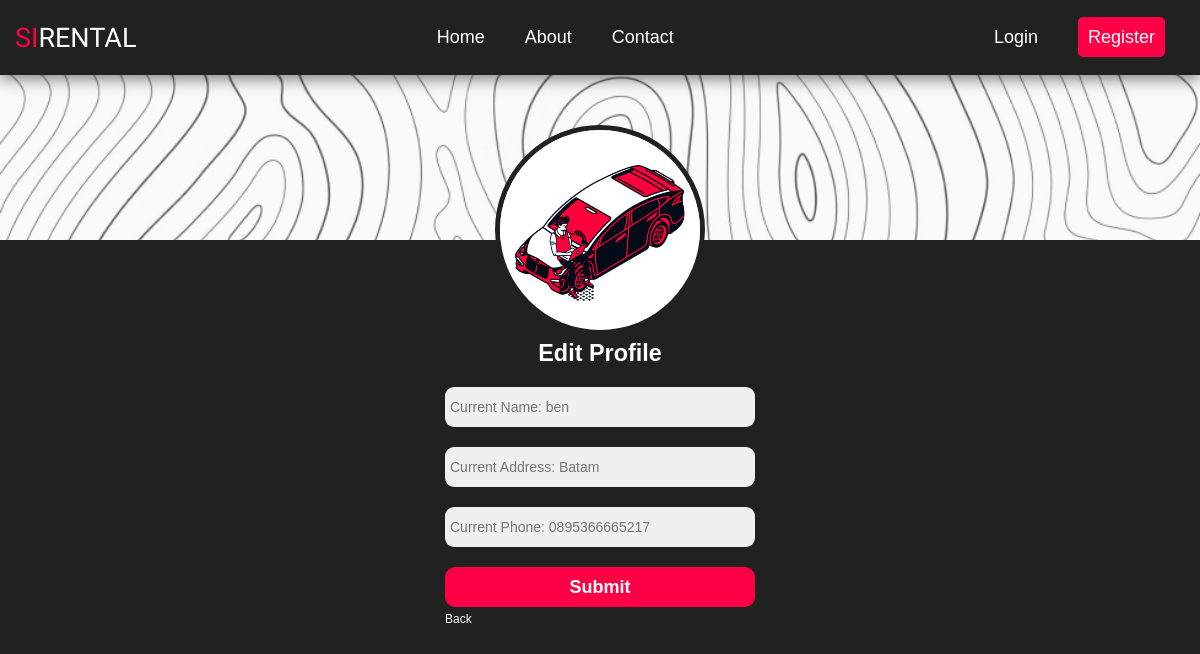
/editProfile.php?user_id=2, run on an earlier commit of the app's database.
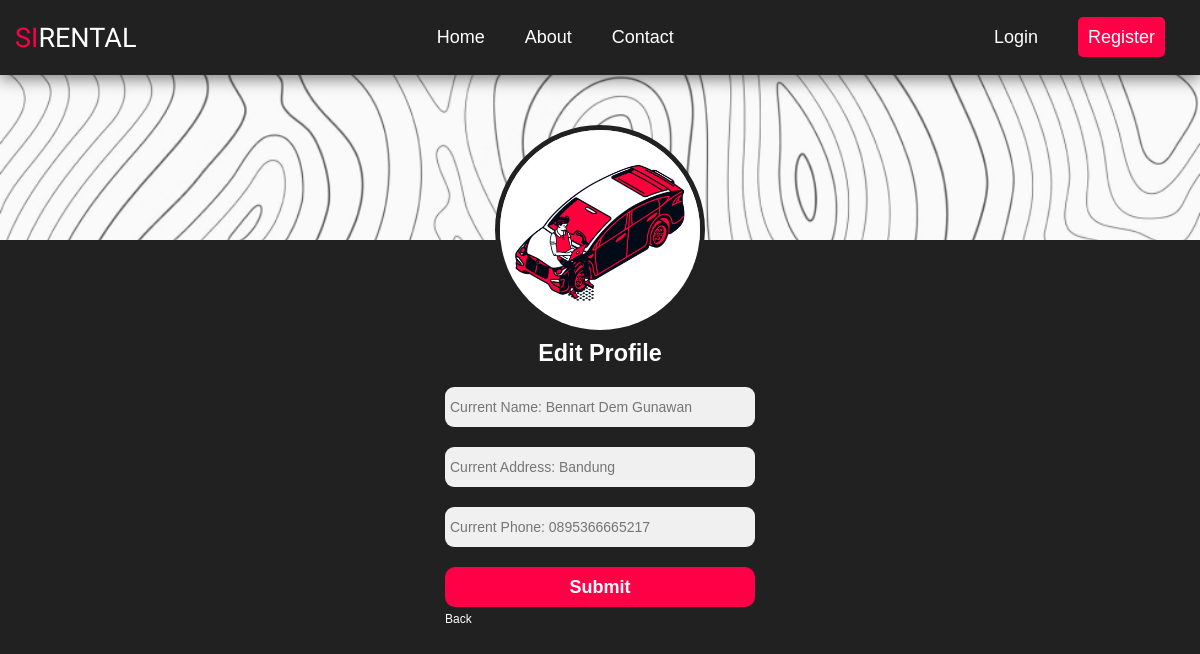
And on a later commit of the database.
### tables this page shows
CREATE TABLE IF NOT EXISTS `users` (
  `user_id` int(11) NOT NULL AUTO_INCREMENT,
  `user_name` varchar(50) DEFAULT NULL,
  `user_email` varchar(30) NOT NULL,
  `user_password` varchar(16) NOT NULL,
  `user_address` varchar(50) DEFAULT NULL,
  `user_phone` varchar(50) DEFAULT NULL,
  `user_gender` char(50) DEFAULT NULL,
  `user_level` int(11) NOT NULL,
  PRIMARY KEY (`user_id`),
  UNIQUE KEY `user_email` (`user_email`)
);

### editProfile.php (the view, shortened to what this page needs)
<?php
include('server/connection.php');
$id = $_GET['user_id'];
$query = "SELECT * FROM users WHERE user_id = $id";
$result = mysqli_query($conn, $query);
$row = mysqli_fetch_assoc($result);
include("layouts/navbar.php");
if ($row['user_level'] == 0) {
  $role = "Admin";
} else if ($row['user_level'] == 1) {
  $role = "Member";
} else {
  $role = "Customer";
}
?>
<div class="container-edit-profile">
  <div class="background-profile">
  </div>
  <div class="edit-profile-form">
    <div>
      <img src="assets/icon/<?php echo $role ?>.png" alt="" class="profile-image" />
    </div>
    <div>
      <h3>Edit Profile</h3>
    </div>
    <form action="" method="POST">
      <div class="text_field">
        <input type="text" name="user_name" placeholder="Current Name: <?php echo $row['user_name'] ?>" required>
      </div>
      <div class="text_field">
        <input type="text" name="user_address" placeholder="Current Address: <?php echo $row['user_address'] ?>" required>
      </div>
      <div class="text_field">
        <input type="text" name="user_phone" placeholder="Current Phone: <?php echo $row['user_phone'] ?>" required>
      </div>
      <div>
        <input type="submit" name="btn_submit" value="Submit">
      </div>
      <div class="under-button-submit">
        <div>
          <a href="profile.php?user_id=<?php echo $id?>">Back</a>
        </div>
      </div>
    </form>
  </div>
</div>
<?php
include('layouts/sidebar.php');
?>
</body>
</html>

What changed in the data, as far as the page shows it:
changed users "Current Phone: 0895366665217": user_name "Current Name: ben" → "Current Name: Bennart Dem Gunawan"; user_address "Current Address: Batam" → "Current Address: Bandung"
